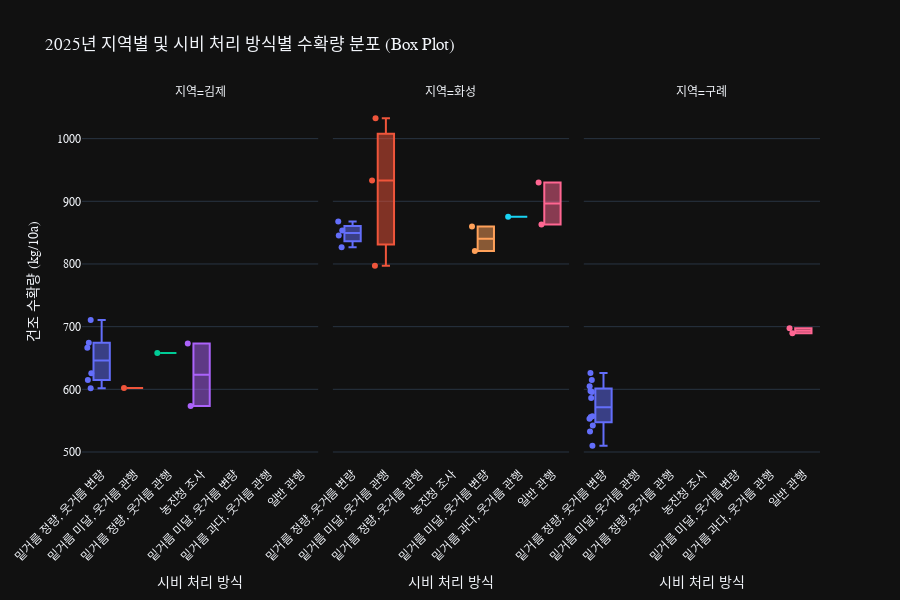

Write notebook code for a chart like this one.
### Code cell
# 3. Box Plot을 위한 데이터 준비 (수확량 결측치 제거)
chart_data = df[['시비 처리', '지역' ,'건조 수확량(kg/10a)']].dropna()

# 4. (개선) 시비 처리 방식을 중앙값(median) 수확량 기준으로 정렬
median_yields = chart_data.groupby('시비 처리')['건조 수확량(kg/10a)'].median().sort_values(ascending=False)
sorted_treatments = median_yields.index.tolist()

print("\n--- 시비 처리별 수확량 중앙값 (정렬 순서) ---")
print(median_yields)

# 3. 2025년 데이터 필터링
df_2025 = df[df['년도'] == 2025].copy()

if df_2025.empty:
    print("2025년 데이터가 없습니다.")
else:
    print(f"2025년 데이터 {len(df_2025)}개를 시각화합니다.")

    # 4. Box Plot을 위한 데이터 준비 (수확량 결측치 제거)
    chart_data = df_2025[['지역', '시비 처리', '건조 수확량(kg/10a)']].dropna()

    # 5. Plotly를 사용한 Box Plot 시각화
    fig = px.box(
        chart_data,
        x='시비 처리',                  # X축: 시비 처리 방식
        y='건조 수확량(kg/10a)',        # Y축: 건조 수확량
        color='시비 처리',              # 색상: 시비 처리 방식
        facet_col='지역',            # *** '지역'별로 차트 분리 ***
        points='all',                  # 모든 개별 데이터 포인트를 점으로 표시
        labels={
            "건조 수확량(kg/10a)": "건조 수확량 (kg/10a)",
            "시비 처리": "시비 처리 방식",
            "지역": "지역"
        },
        title="2025년 지역별 및 시비 처리 방식별 수확량 분포 (Box Plot)"
    )

    # 6. 차트 레이아웃 가독성 높이기
    fig.update_layout(
        height=600, # X축 라벨이 길 수 있으므로 높이를 넉넉하게
        font=dict(family="Malgun Gothic, AppleGGothic, sans-serif"), # 한글 폰트 지정
        showlegend=False # X축과 색상이 동일하므로 범례는 숨김
    )
    # X축 제목 업데이트 및 라벨 회전 (겹침 방지)
    fig.update_xaxes(title_text='시비 처리 방식', tickangle=-45)

    fig.show()

image_filename = "지역별 및 시비 처리 방식별 수확량 분포.png"
fig.write_image(
        image_filename,
        width=1200,
        height=600,
        scale=2  # 2배 해상도
    )

### Figure 1 — Plotly figure (JSON) as saved in the notebook; plotly's stock layout.template omitted (floating-point values rounded to 4 significant figures)
{"data": [{"alignmentgroup": "True", "boxpoints": "all", "hovertemplate": "시비 처리 방식=%{x}<br>지역=김제<br>건조 수확량 (kg/10a)=%{y}<extra></extra>", "legendgroup": "밑거름 정량, 웃거름 변량", "marker": {"color": "#636efa"}, "name": "밑거름 정량, 웃거름 변량", "notched": false, "offsetgroup": "밑거름 정량, 웃거름 변량", "orientation": "v", "showlegend": true, "x": ["밑거름 정량, 웃거름 변량", "밑거름 정량, 웃거름 변량", "밑거름 정량, 웃거름 변량", "밑거름 정량, 웃거름 변량", "밑거름 정량, 웃거름 변량", "밑거름 정량, 웃거름 변량"], "x0": " ", "xaxis": "x", "y": [614.8, 710.5, 601.7, 666.3, 625.4, 674.5], "y0": " ", "yaxis": "y", "type": "box"}, {"alignmentgroup": "True", "boxpoints": "all", "hovertemplate": "시비 처리 방식=%{x}<br>지역=화성<br>건조 수확량 (kg/10a)=%{y}<extra></extra>", "legendgroup": "밑거름 정량, 웃거름 변량", "marker": {"color": "#636efa"}, "name": "밑거름 정량, 웃거름 변량", "notched": false, "offsetgroup": "밑거름 정량, 웃거름 변량", "orientation": "v", "showlegend": false, "x": ["밑거름 정량, 웃거름 변량", "밑거름 정량, 웃거름 변량", "밑거름 정량, 웃거름 변량", "밑거름 정량, 웃거름 변량"], "x0": " ", "xaxis": "x2", "y": [845.3, 867.8, 853.5, 826.9], "y0": " ", "yaxis": "y2", "type": "box"}, {"alignmentgroup": "True", "boxpoints": "all", "hovertemplate": "시비 처리 방식=%{x}<br>지역=구례<br>건조 수확량 (kg/10a)=%{y}<extra></extra>", "legendgroup": "밑거름 정량, 웃거름 변량", "marker": {"color": "#636efa"}, "name": "밑거름 정량, 웃거름 변량", "notched": false, "offsetgroup": "밑거름 정량, 웃거름 변량", "orientation": "v", "showlegend": false, "x": ["밑거름 정량, 웃거름 변량", "밑거름 정량, 웃거름 변량", "밑거름 정량, 웃거름 변량", "밑거름 정량, 웃거름 변량", "밑거름 정량, 웃거름 변량", "밑거름 정량, 웃거름 변량", "밑거름 정량, 웃거름 변량", "밑거름 정량, 웃거름 변량", "밑거름 정량, 웃거름 변량", "밑거름 정량, 웃거름 변량", "밑거름 정량, 웃거름 변량", "밑거름 정량, 웃거름 변량"], "x0": " ", "xaxis": "x3", "y": [586.0, 614.8, 557.1, 542.1, 532.6, 595.6, 555.6, 509.9, 553.0, 626.2, 597.4, 604.8], "y0": " ", "yaxis": "y3", "type": "box"}, {"alignmentgroup": "True", "boxpoints": "all", "hovertemplate": "시비 처리 방식=%{x}<br>지역=김제<br>건조 수확량 (kg/10a)=%{y}<extra></extra>", "legendgroup": "밑거름 미달, 웃거름 관행", "marker": {"color": "#EF553B"}, "name": "밑거름 미달, 웃거름 관행", "notched": false, "offsetgroup": "밑거름 미달, 웃거름 관행", "orientation": "v", "showlegend": true, "x": ["밑거름 미달, 웃거름 관행"], "x0": " ", "xaxis": "x", "y": [602.2], "y0": " ", "yaxis": "y", "type": "box"}, {"alignmentgroup": "True", "boxpoints": "all", "hovertemplate": "시비 처리 방식=%{x}<br>지역=화성<br>건조 수확량 (kg/10a)=%{y}<extra></extra>", "legendgroup": "밑거름 미달, 웃거름 관행", "marker": {"color": "#EF553B"}, "name": "밑거름 미달, 웃거름 관행", "notched": false, "offsetgroup": "밑거름 미달, 웃거름 관행", "orientation": "v", "showlegend": false, "x": ["밑거름 미달, 웃거름 관행", "밑거름 미달, 웃거름 관행", "밑거름 미달, 웃거름 관행"], "x0": " ", "xaxis": "x2", "y": [933.0, 1033.0, 797.3], "y0": " ", "yaxis": "y2", "type": "box"}, {"alignmentgroup": "True", "boxpoints": "all", "hovertemplate": "시비 처리 방식=%{x}<br>지역=김제<br>건조 수확량 (kg/10a)=%{y}<extra></extra>", "legendgroup": "밑거름 정량, 웃거름 관행", "marker": {"color": "#00cc96"}, "name": "밑거름 정량, 웃거름 관행", "notched": false, "offsetgroup": "밑거름 정량, 웃거름 관행", "orientation": "v", "showlegend": true, "x": ["밑거름 정량, 웃거름 관행"], "x0": " ", "xaxis": "x", "y": [657.9], "y0": " ", "yaxis": "y", "type": "box"}, {"alignmentgroup": "True", "boxpoints": "all", "hovertemplate": "시비 처리 방식=%{x}<br>지역=김제<br>건조 수확량 (kg/10a)=%{y}<extra></extra>", "legendgroup": "농진청 조사", "marker": {"color": "#ab63fa"}, "name": "농진청 조사", "notched": false, "offsetgroup": "농진청 조사", "orientation": "v", "showlegend": true, "x": ["농진청 조사", "농진청 조사"], "x0": " ", "xaxis": "x", "y": [673.1, 573.2], "y0": " ", "yaxis": "y", "type": "box"}, {"alignmentgroup": "True", "boxpoints": "all", "hovertemplate": "시비 처리 방식=%{x}<br>지역=화성<br>건조 수확량 (kg/10a)=%{y}<extra></extra>", "legendgroup": "밑거름 미달, 웃거름 변량", "marker": {"color": "#FFA15A"}, "name": "밑거름 미달, 웃거름 변량", "notched": false, "offsetgroup": "밑거름 미달, 웃거름 변량", "orientation": "v", "showlegend": true, "x": ["밑거름 미달, 웃거름 변량", "밑거름 미달, 웃거름 변량"], "x0": " ", "xaxis": "x2", "y": [859.7, 820.8], "y0": " ", "yaxis": "y2", "type": "box"}, {"alignmentgroup": "True", "boxpoints": "all", "hovertemplate": "시비 처리 방식=%{x}<br>지역=화성<br>건조 수확량 (kg/10a)=%{y}<extra></extra>", "legendgroup": "밑거름 과다, 웃거름 관행", "marker": {"color": "#19d3f3"}, "name": "밑거름 과다, 웃거름 관행", "notched": false, "offsetgroup": "밑거름 과다, 웃거름 관행", "orientation": "v", "showlegend": true, "x": ["밑거름 과다, 웃거름 관행"], "x0": " ", "xaxis": "x2", "y": [875.6], "y0": " ", "yaxis": "y2", "type": "box"}, {"alignmentgroup": "True", "boxpoints": "all", "hovertemplate": "시비 처리 방식=%{x}<br>지역=화성<br>건조 수확량 (kg/10a)=%{y}<extra></extra>", "legendgroup": "일반 관행", "marker": {"color": "#FF6692"}, "name": "일반 관행", "notched": false, "offsetgroup": "일반 관행", "orientation": "v", "showlegend": true, "x": ["일반 관행", "일반 관행"], "x0": " ", "xaxis": "x2", "y": [929.8, 862.9], "y0": " ", "yaxis": "y2", "type": "box"}, {"alignmentgroup": "True", "boxpoints": "all", "hovertemplate": "시비 처리 방식=%{x}<br>지역=구례<br>건조 수확량 (kg/10a)=%{y}<extra></extra>", "legendgroup": "일반 관행", "marker": {"color": "#FF6692"}, "name": "일반 관행", "notched": false, "offsetgroup": "일반 관행", "orientation": "v", "showlegend": false, "x": ["일반 관행", "일반 관행"], "x0": " ", "xaxis": "x3", "y": [689.3, 697.4], "y0": " ", "yaxis": "y3", "type": "box"}], "layout": {"xaxis": {"anchor": "y", "domain": [0.0, 0.32], "title": {"text": "시비 처리 방식"}, "categoryorder": "array", "categoryarray": ["밑거름 정량, 웃거름 변량", "밑거름 미달, 웃거름 관행", "밑거름 정량, 웃거름 관행", "농진청 조사", "밑거름 미달, 웃거름 변량", "밑거름 과다, 웃거름 관행", "일반 관행"], "tickangle": -45}, "yaxis": {"anchor": "x", "domain": [0.0, 1.0], "title": {"text": "건조 수확량 (kg/10a)"}}, "xaxis2": {"anchor": "y2", "domain": [0.34, 0.66], "matches": "x", "title": {"text": "시비 처리 방식"}, "categoryorder": "array", "categoryarray": ["밑거름 정량, 웃거름 변량", "밑거름 미달, 웃거름 관행", "밑거름 정량, 웃거름 관행", "농진청 조사", "밑거름 미달, 웃거름 변량", "밑거름 과다, 웃거름 관행", "일반 관행"], "tickangle": -45}, "yaxis2": {"anchor": "x2", "domain": [0.0, 1.0], "matches": "y", "showticklabels": false}, "xaxis3": {"anchor": "y3", "domain": [0.68, 1.0], "matches": "x", "title": {"text": "시비 처리 방식"}, "categoryorder": "array", "categoryarray": ["밑거름 정량, 웃거름 변량", "밑거름 미달, 웃거름 관행", "밑거름 정량, 웃거름 관행", "농진청 조사", "밑거름 미달, 웃거름 변량", "밑거름 과다, 웃거름 관행", "일반 관행"], "tickangle": -45}, "yaxis3": {"anchor": "x3", "domain": [0.0, 1.0], "matches": "y", "showticklabels": false}, "annotations": [{"font": {}, "showarrow": false, "text": "지역=김제", "x": 0.16, "xanchor": "center", "xref": "paper", "y": 1.0, "yanchor": "bottom", "yref": "paper"}, {"font": {}, "showarrow": false, "text": "지역=화성", "x": 0.5, "xanchor": "center", "xref": "paper", "y": 1.0, "yanchor": "bottom", "yref": "paper"}, {"font": {}, "showarrow": false, "text": "지역=구례", "x": 0.84, "xanchor": "center", "xref": "paper", "y": 1.0, "yanchor": "bottom", "yref": "paper"}], "legend": {"title": {"text": "시비 처리 방식"}, "tracegroupgap": 0}, "title": {"text": "2025년 지역별 및 시비 처리 방식별 수확량 분포 (Box Plot)"}, "boxmode": "overlay", "font": {"family": "Malgun Gothic, AppleGGothic, sans-serif"}, "height": 600, "showlegend": false}}
